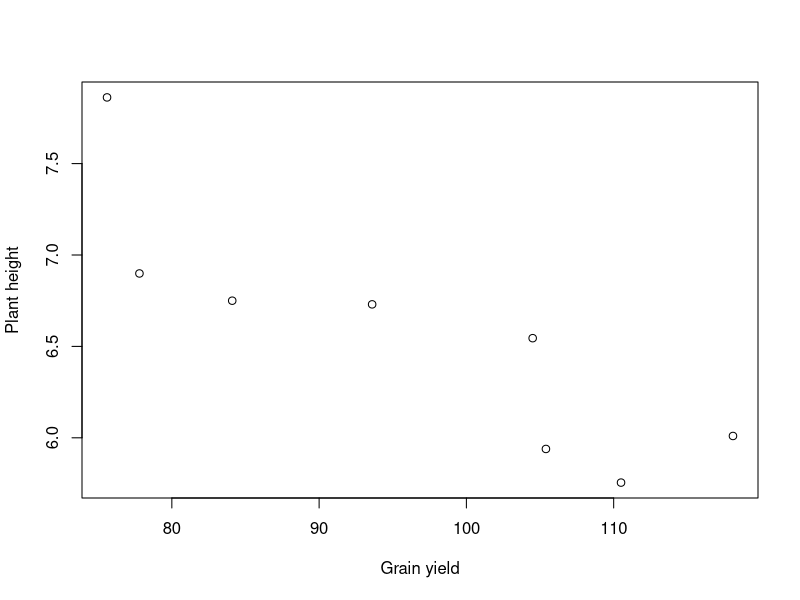
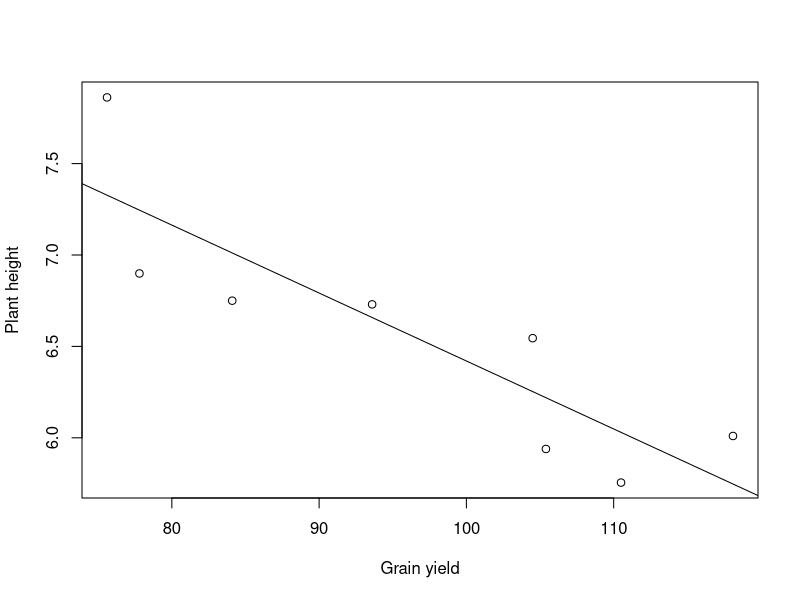
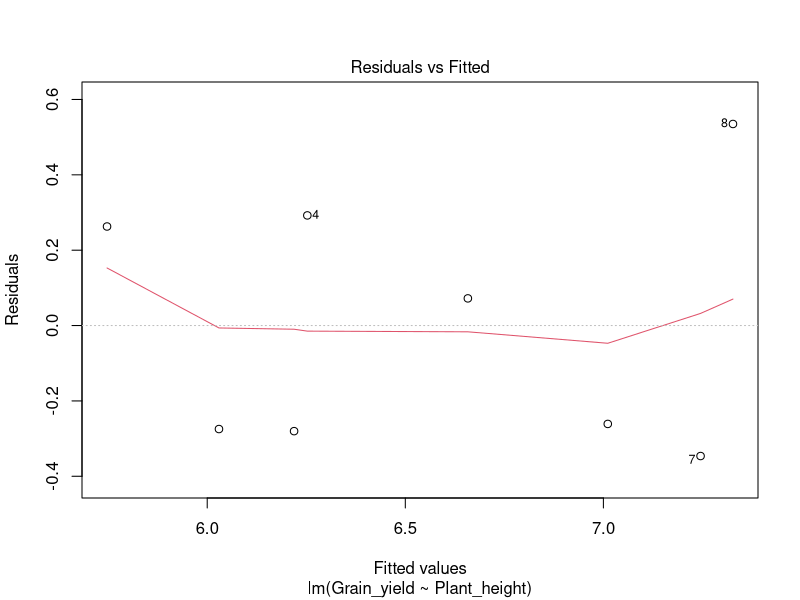
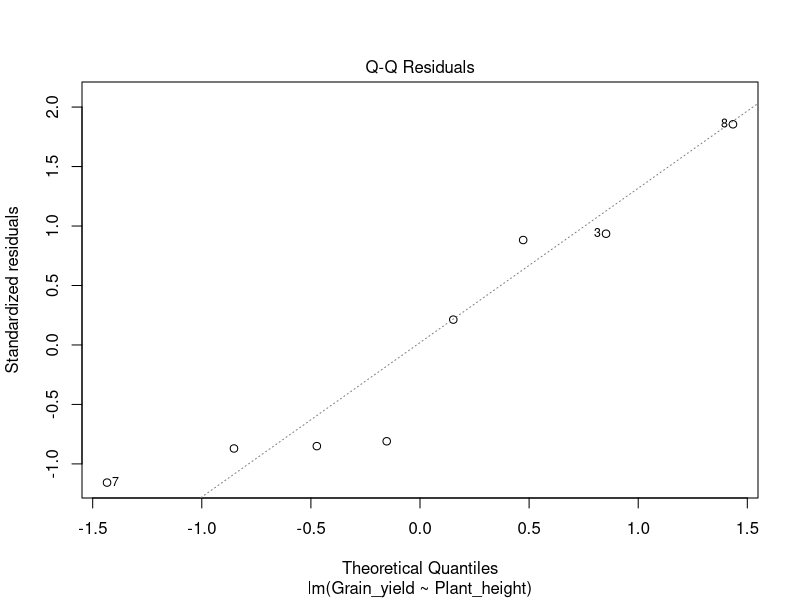
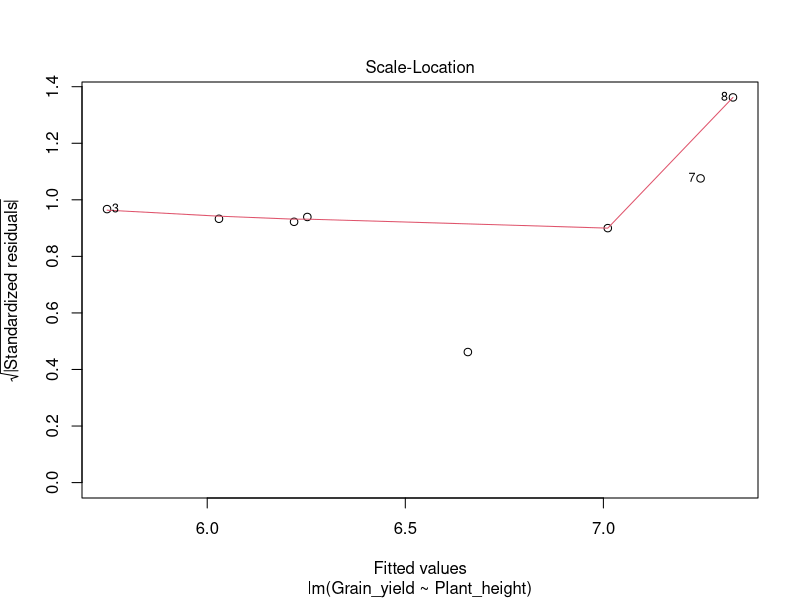
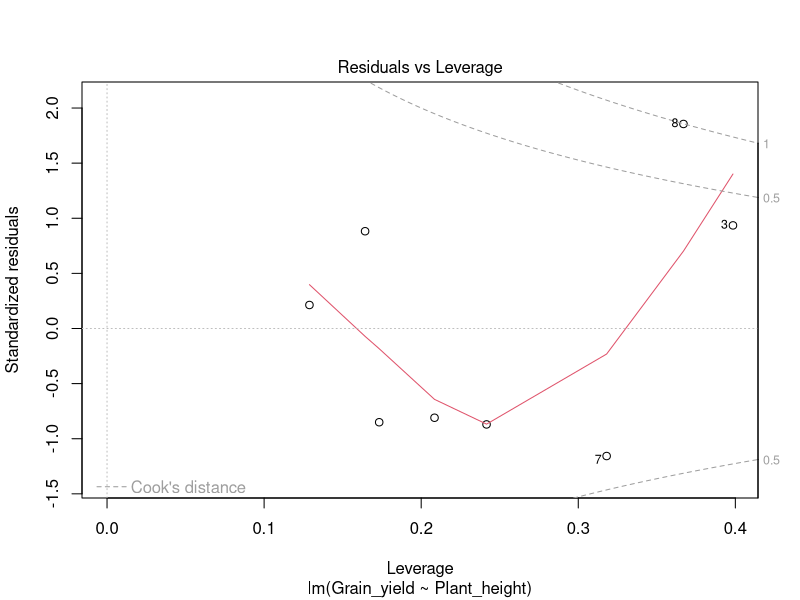
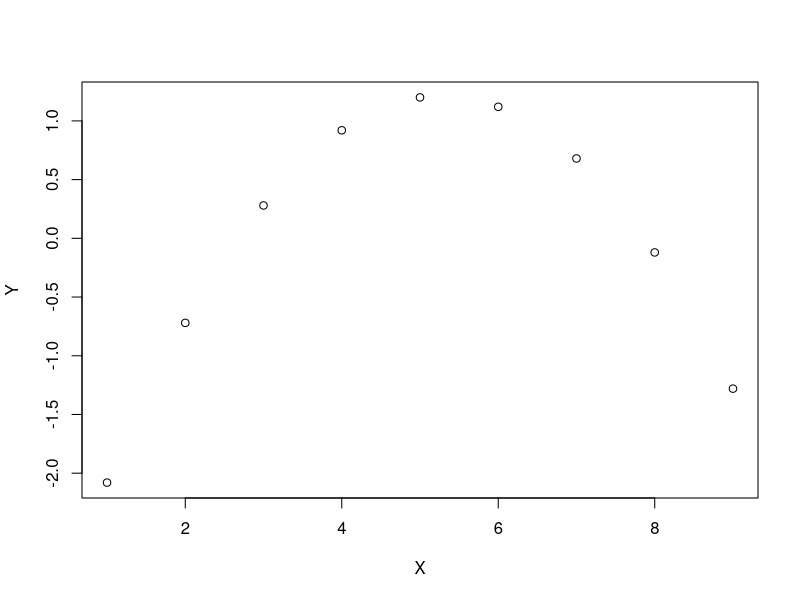
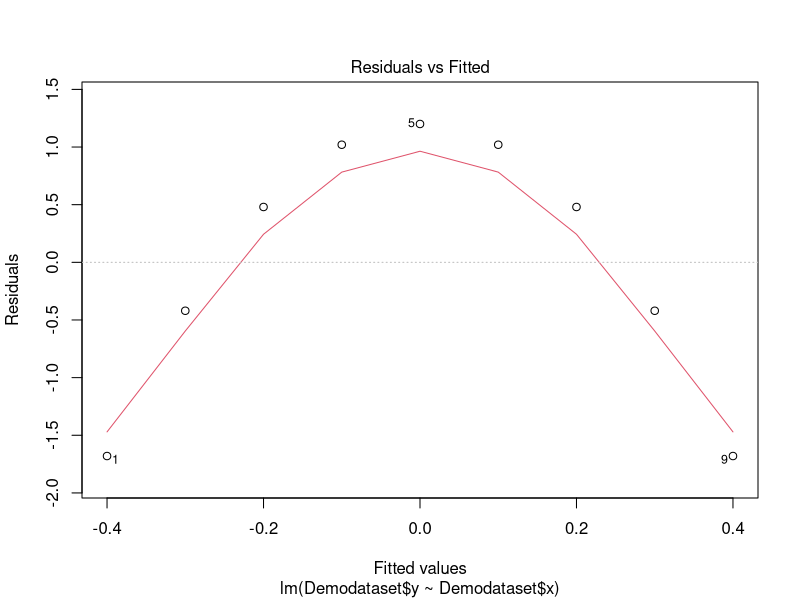

Recreate these plots in R, in order.
## ---- chunk 1

Plantdata = data.frame(Plant_height = c(110.5, 105.4, 118.1, 104.5, 93.6, 84.1, 77.8, 75.6), Grain_yield = c(5.755, 5.939, 6.010, 6.545, 6.730, 6.750, 6.899, 7.862))
Plantdata

model = lm(Plantdata$Grain_yield~Plantdata$Plant_height)
summary(model)

Plantdata = data.frame(Plant_height = c(110.5, 105.4, 118.1, 104.5, 93.6, 84.1, 77.8, 75.6), Grain_yield = c(5.755, 5.939, 6.010, 6.545, 6.730, 6.750, 6.899, 7.862))
plot(Plantdata$Grain_yield~Plantdata$Plant_height, xlab = "Grain yield", ylab = "Plant height")
plot

cor(Plantdata$Plant_height, Plantdata$Grain_yield)

## ---- chunk 2
fit_Plantdata = lm(Plantdata$Grain_yield~Plantdata$Plant_height, data = Plantdata)
summary(fit_Plantdata)
coef(fit_Plantdata)[1]

## ---- chunk 3
coef(fit_Plantdata)["Plantdata$Plant_height"]

## ---- chunk 4

anova(fit_Plantdata)

## ---- chunk 5

summary(fit_Plantdata)

## ---- chunk 6
 
plot(Plantdata$Grain_yield~Plantdata$Plant_height, xlab = "Grain yield", ylab = "Plant height")
abline(fit_Plantdata)
## ---- chunk 7

b0 = -0.037175
se_b0 = 0.008653
qt(0.05/2, 8-2)


Plantdata
fit_Plantdata = lm(Grain_yield~Plant_height, data = Plantdata)
confint(fit_Plantdata)
## ---- chunk 8
# d. 

plot(fit_Plantdata)

summary(fit_Plantdata)

resid(fit_Plantdata)
 

## ---- chunk 9

mean(summary(fit_Plantdata$residuals^2))

## ---- chunk 10

predict(fit_Plantdata, newdataplant = Plantdata(x = 100), interval = "confidence")
## ---- chunk 11

predict(fit_Plantdata, newdataplant = Plantdata(x = 100), interval = "prediction")

## ---- chunk 12

summary(fit_Plantdata)$r.squared
## ---- chunk 13
#
Demodataset = data.frame(x = c(1, 2, 3, 4, 5, 6, 7, 8, 9), y = c(-2.08, -0.72, 0.28, 0.92, 1.20, 1.12, 0.68, -0.12, -1.28))
Demodataset

## ---- chunk 14

plot(Demodataset$x, Demodataset$y, xlab = "X", ylab = "Y")

## ---- chunk 15

rawy = lm(Demodataset$y~Demodataset$x, data = Demodataset)
res = resid(rawy)
plot(rawy)
res

plot(Demodataset$y, Demodataset$x)


## ---- chunk 16
plot(Demodataset$x, res)
## ---- chunk 17
plot(Demodataset$y, res)
## ---- chunk 18
plot(rawy$fitted.values, res)
